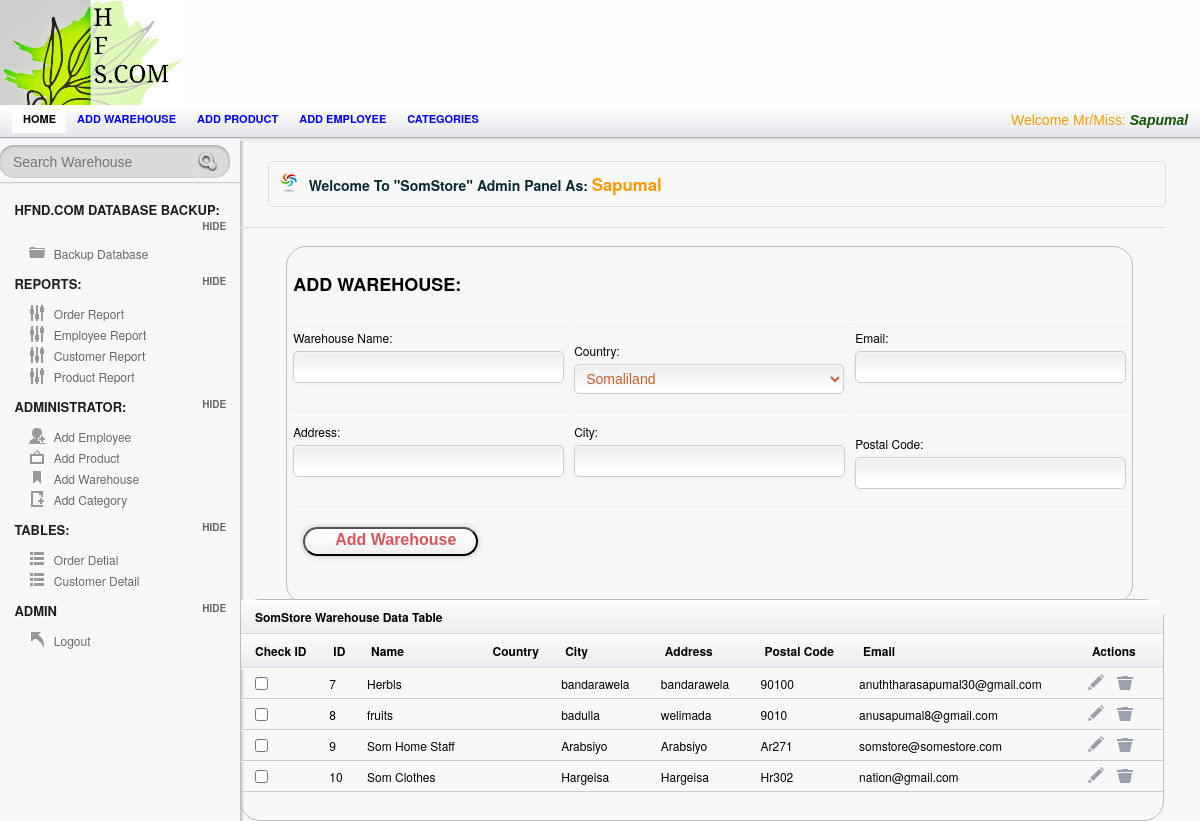
The page /Admin/add_warehouse.php (signed in) on the database as committed earlier.
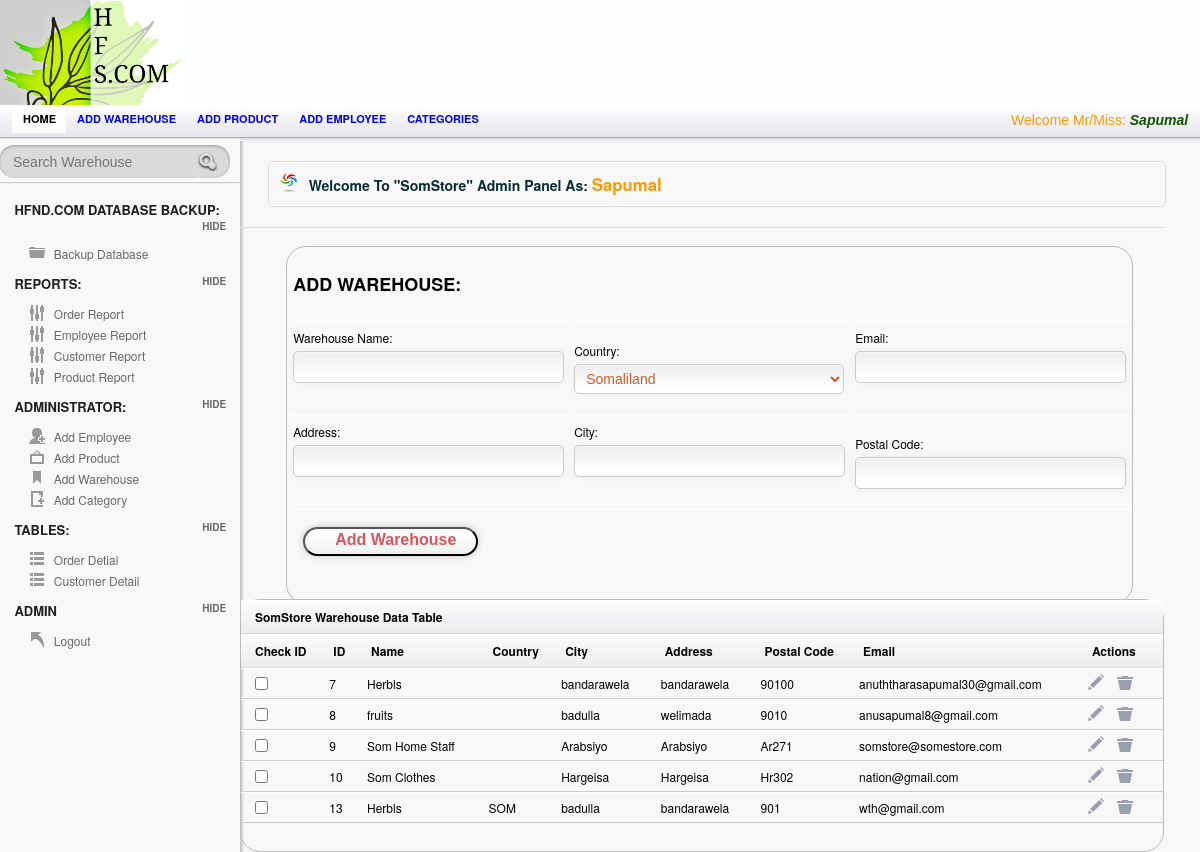
The same page on the database as committed later.
### tables this page shows
CREATE TABLE `employee` (
  `Employee_ID` int(95) NOT NULL AUTO_INCREMENT,
  `Employee_Name` varchar(25) NOT NULL,
  `Username` varchar(25) NOT NULL,
  `Password` varchar(25) NOT NULL,
  `Picture` varchar(255) NOT NULL,
  PRIMARY KEY (`Employee_ID`)
);

CREATE TABLE `warehouse` (
  `Warehouse_ID` int(255) NOT NULL AUTO_INCREMENT,
  `Country` varchar(25) NOT NULL,
  `City` varchar(25) NOT NULL,
  `Address` varchar(55) NOT NULL,
  `PostalCode` varchar(55) NOT NULL,
  `Email` varchar(35) NOT NULL,
  `Warehouse` varchar(55) NOT NULL,
  PRIMARY KEY (`Warehouse_ID`),
  UNIQUE KEY `Email` (`Email`),
  UNIQUE KEY `PostalCode` (`PostalCode`)
);

### session.php (called while the page is built, shortened)
<?php
include('config.php');
$check=$_SESSION['login_username'];
$session=mysqli_query($mysqli, "select Username from employee where Username='$check' ");
$row=mysqli_fetch_array($session);
$login_session=$row['Username'];
?>

### Admin/add_warehouse.php (the view, shortened to what this page needs)
<?php
include("../session.php");
include("../config.php");
 ?>
<!doctype html>
<html lang="en">
<head>
	<link rel="stylesheet" href="css/layout.css" type="text/css" media="screen" />
</head>
<body>
<div id="container">
	   <div id="header">
		<div id="logo-banner">
				<div id="logo">
				<a href="index.php"><img src="images/logo.png" alt="" /></a>
				</div>
				<div id="banner">
				</div>
		</div>
		</div>
	<div id="content-wrap">
	<section id="secondary_bar">
                <nav>
                <ul>
                    <li class="selected"><a href="index.php">Home</a></li>
                    <li><a href="add_warehouse.php">Add warehouse</a></li>
                    <li><a href="add_product.php">Add product</a></li>
                    <li><a href="Employee.php">Add employee</a></li>
                    <li><a href="add_category.php">Categories</a></li>
                    <li class="logout"> <span class="check"> <?php echo "Welcome Mr/Miss:   ". "<font color='##fa5400'><i><b>".$login_session."</b></i></font>" ;?> </span></li>
                </ul>
            </nav>
	</section>
<aside id="sidebar" class="column">
				<div id="search">
					<form action="searchware.php" method="post" accept-charset="utf-8">
						<input type="text"  title="Search..." class="blink field"  placeholder="Search Warehouse"   name='search' size=60 maxlength=100 />
						<input class="search-button" type="submit" value="Submit" />
						<div class="cl">&nbsp;</div>
					</form>
				</div>
		<hr/>
		<h3> HFND.COM Database Backup:</h3>
		<ul class="toggle">
		    <li class="icn_folder"><a href="Backup.php">Backup Database</a></li>
		</ul>
		<h3>Reports:</h3>
		<ul class="toggle">
		    <li class="icn_settings"><a href="a_report.php" target="_blank">Order Report</a></li>
			<li class="icn_settings"><a href="EmployeeReport.php">Employee Report</a></li>
			<li class="icn_settings"><a href="CustomerReport.php">Customer Report</a></li>
			<li class="icn_settings"><a href="ProductReport.php"> Product Report</a></li>
		</ul>
		<h3>Administrator:</h3>
		<ul class="toggle">
		    <li class="icn_add_user"><a href="Employee.php">Add Employee</a></li>
			<li class="icn_photo"><a href="add_product.php">Add Product</a></li>
			<li class="icn_tags"><a href="add_warehouse.php">Add Warehouse</a></li>
			<li class="icn_new_article"><a href="add_category.php">Add Category</a></li>
		</ul>
        <h3>Tables:</h3>
		<ul class="toggle">
		    <li class="icn_categories"><a href="order.php">Order Detial</a></li>
     		<li class="icn_categories"><a href="customerTable.php">Customer Detail</a></li>
		</ul>
		<h3>Admin</h3>
		<ul class="toggle">
			<li class="icn_jump_back"><a href="../logout.php">Logout</a></li>
		</ul>
	</aside>
	<section id="main" class="column">
	<h4 class="alert_info">Welcome To <strong>"SomStore"</strong> Admin Panel As: <?php echo "  ". "<font color='#f90'><big><b>".$login_session."</b></big></font>" ;?>  </h4>
	<div id="form_wrapper" class="form_wrapper"  >
		 <table>
					<form class="register active" id="myForm" action="insertWarehouse.php"  method="POST" enctype="multipart/form-data" name="addwarehouse" onsubmit="return validateForm()">
					<th colspan="3"><h2>ADD WAREHOUSE:</h2> </th>
	<tr>
    <td>
		<label> Warehouse Name:</label>
		<input type="text" name="wname" id="wareValid"/>
	</td>
   <td>
	<label>Country:</label>
		<select name="country" id="select">
		  <option value="SOM" countrynum="252" selected="">Somaliland</option>
</select>
   </td>
   <td>
		<label>Email:</label>
		<input type="text" name="email" id="email"/>
	</td>
   </tr>
   <tr>
    <td>
		<label> Address:</label>
		<input type="text" name="address"  id="address"/>
	</td>
   <td>
       		<label> City:</label>
		<input type="text" name="city"  id="wareValid"/>
  </td>
   <td>
	    <label> Postal Code:</label>
	<input type="text" name="pcode"  id="pcode"/>
   </td>
   </tr>
   <tr>
						<div class="bottom">
						<td colspan="3">
						<button name="save" id="myButton" class="a-btn"> <span class="a-btn-text"> Add Warehouse </span></ </button>
						</div>
   </tr>
</form>
					</table>
	</div>
<?php
$result = mysqli_query($mysqli,"SELECT * FROM warehouse");
?>
      <div id="tab1" class="tab_content">
  <table class="tablesorter" cellspacing="0">
		<thead>  <th Colspan="9">  SomStore Warehouse Data Table </th></thead>
		<thead>
		<thead>
   		    <th>Check ID</th>
    	      <th>ID</th>
              <th> Name</th>
    		<th>Country</th>
		    <th>City</th>
    		<th> Address</th>
			 <th>Postal Code</th>
    		<th> Email</th>
    		<th>Actions</th>
		</thead>
		<tbody>
<?php while($row = mysqli_fetch_array($result))
  {?>
    <tr>
    <td><input type="checkbox"></td>
    <td><?Php echo $row['Warehouse_ID']; ?></td>
    <td><?php echo $row['Warehouse']; ?></td>
   <td><?php echo $row['Country']; ?></td>
	<td><?php echo $row['City']; ?></td>
	<td><?php echo $row['Address']; ?></td>
	<td><?php echo $row['PostalCode']; ?></td>
	<td><?php echo $row['Email']; ?></td>
    <td> <a href="wareViewUpdate.php?update=<?php echo $row['Warehouse_ID']; ?>"  onClick="edit(this);" title="empEdit" >  <input type="image" src="images/icn_edit.png" title="Edit"> </a>
     <a href="DeleteWarehouse.php?delete=<?php echo $row['Warehouse_ID']; ?>" onClick="del(this);" title="Delete" ><input type="image" src="images/icn_trash.png" title="Trash">  </a></td>
    </tr>
  <?php }mysqli_close($mysqli);?>
      </tbody>
</table>
 </div>
	</section>
          </div>
   </div>
</body>
</html>

Rows that differ between the two databases and show on the page:
added warehouse: Warehouse_ID "13", Warehouse "Herbls", Country "SOM", City "badulla", Address "bandarawela", PostalCode "901", Email "wth@gmail.com"
